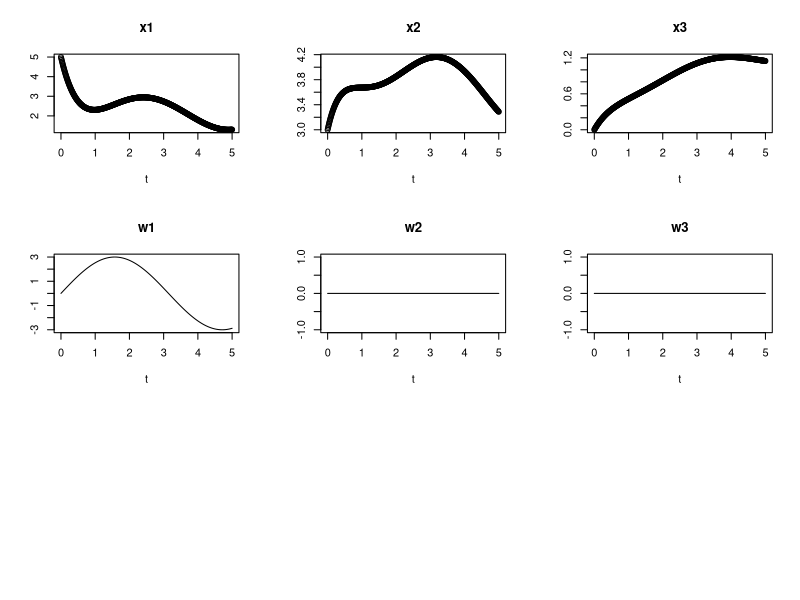

Write the R code that produced this figure. (Note: this script raises an error after producing the figure.)
library(deSolve)

#define constants
kAlpha1 <- 1.5
kAlpha2 <- 0.5
kAlpha3 <- 0.3
kBeta1 <- 0.8
kBeta2 <- 0.2
kAmplitude <- 3
kOmega <- 1

x1.initial <- 5
x2.initial <-3
x3.initial <- 0

kTInitial <- 0
kTFinal <- 5
t.plot <- seq(kTInitial, kTFinal, by = 0.01)


# define system equations
f1 <- function(x1, x2, x3, u, w1 ,w2, w3){
  return( -kAlpha1 * x1 + u + w1)
}
f2 <- function(x1, x2, x3, u, w1, w2, w3){
  return( -kAlpha2 * x2 + kBeta1 * x1 + w2)
}
f3 <- function(x1, x2, x3, u, w1, w2, w3){
  return( -kAlpha3 * x3 + kBeta2 * x1 + w3)
}

#define known and hidden inputs
input.known <- function(t){
  return(t)
}
input.hidden.1 <- function(t){
  return( kAmplitude * sin(kOmega * t) )# t**2)
}
input.hidden.2 <- function(t){
  return( 0 )
}
input.hidden.3 <- function(t){
  return( 0 )
}

#define integrated functions
v1 <- function(t){
  return((input.known(t) + input.hidden.1(t)) * exp(kAlpha1 * t) )
}

V1 <- function(t){
  return(integrate( v1 , kTInitial, t)$val + x1.initial)
}

v2 <- function(t){
  return( ( input.hidden.2(t) * exp(kAlpha1 * t) + kBeta * sapply(t,V1)) * exp((kAlpha2-kAlpha1) * t) )
}

V2 <- function(t){
  return(integrate( v2 , kTInitial, t)$val + x2.initial)
}


#Exact Solutions 
x1 <- function(t){
  return(V1(t) * exp( - kAlpha1 * t))
}

x2 <- function(t){
  return(V2(t) * exp( - kAlpha2 * t))
}




#Solve Differential Equation Numerically
parameters <- c() #f1,f2,f3 are written as non-parametric model
state <- c(x1 = x1.initial, x2 = x2.initial, x3 = x3.initial)

f <- function(x1,x2,x3,t){
  output1.temp <- f1(x1,x2,x3,input.known(t), input.hidden.1(t), input.hidden.2(t),input.hidden.3(t))
  output2.temp <- f2(x1,x2,x3,input.known(t), input.hidden.1(t), input.hidden.2(t),input.hidden.3(t))
  output3.temp <- f3(x1,x2,x3,input.known(t), input.hidden.1(t), input.hidden.2(t),input.hidden.3(t))
  return(c(output1.temp,output2.temp, output3.temp))
}

Lorenz <- function(t, state, parameters) {
  with(as.list(c(state, parameters)),{
    dx1 <- f(x1,x2,x3,t)[1]
    dx2 <- f(x1,x2,x3,t)[2]
    dx3 <- f(x1,x2,x3,t)[3]
    list(c(dx1,dx2,dx3))
  })
}

out <- ode(y = state, times = t.plot, func = Lorenz, parms = parameters)
head(out)

#PLOT Exact Solution
#dev.new()
par(mfrow = c(3,3)) #two plots in one window

'
x1.plot <- sapply(out[,1], x1)
x2.plot <- sapply(out[,1], x2)

plot(out[,1], x1.plot, xlab = "t", ylab ="",type = "n")
lines(out[,1], x1.plot, lty = 1)
lines(out[,1], x2.plot, lty =2)
legend("topleft", c("x1", "x2"), lty = c(1,2))
title("Analytical Solution")
'
# Plot Numerical solution
head(out[,1])
head(out[,2])
head(out[,3])
plot(out[,1], out[,2], xlab = "t", ylab = "" , lty = 1)
title("x1")
plot(out[,1], out[,3],  xlab = "t", ylab = "" ,lty = 1)
title("x2")
plot(out[,1], out[,4],  xlab = "t", ylab = "" ,lty = 1)
title("x3")
#legend("topleft", c("x1", "x2", "x3"), lty = c(1,2,3))
#title("Numerical Solution")

#Plot relative errors
'
plot(out[,1], (x1.plot-out[,2])/ x1.plot, xlab = "t", ylab ="(x1_exact-x1_numerical)/x1_exact" , type = "n")
lines(out[,1], (x1.plot-out[,2])/x1.plot , lty = 1)
title("Error x1")

plot(out[,1], (x2.plot-out[,3])/x2.plot ,xlab = "t", ylab = "(x2_exact-x2_numerical)/x2_exact", type = "n")
lines(out[,1], (x2.plot-out[,3])/x2.plot , lty =1)
title("Error x2")

'
#plot hidden inputs
w1.plot <- sapply(out[,1], input.hidden.1 )
w2.plot <- sapply(out[,1], input.hidden.2 )
w3.plot <- sapply(out[,1], input.hidden.3 )

plot(out[,1], w1.plot, xlab = "t", ylab = "",type = "n")
lines(out[,1],w1.plot, lty = 1)
title("w1")

plot(out[,1], w2.plot, xlab = "t" , ylab ="" ,type = "n")
lines(out[,1],w2.plot, lty = 1)
title("w2")

plot(out[,1], w3.plot, xlab = "t" , ylab ="" ,type = "n")
lines(out[,1],w3.plot, lty = 1)
title("w3")

# export data
output <- data.frame("t" = out[,1],"x1" = out[,2], "x2" = out[,3], "x3" = out[,4])

write.table(output, "C:/Users/kahl/Documents/R/Data/data.txt", sep = "\t")



print("Finished")
